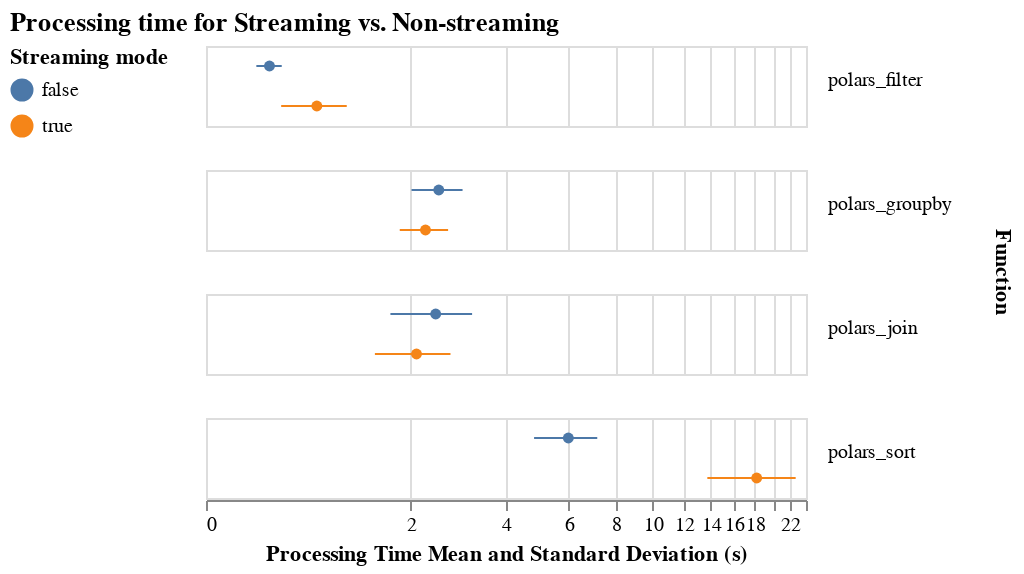

Notebook code cell kept with this figure:
### Markdown cell above
## Streaming vs non-streaming

### Code cell
plot_pretty_boxplot(
    df,
    field="streaming",
    title="Processing time for Streaming vs. Non-streaming",
    filename="streaming-vs-non-streaming.png",
    filter="gpu == false",
    legend_title="Streaming mode",
)

### Figure 1 — Vega-Lite specification as saved in the notebook (floating-point values rounded to 4 significant figures; data arrays with more than 128 entries replaced by an {"elided": "..."} marker saying what was removed)
{"usermeta": {"embedOptions": {"theme": "carbong10"}}, "config": {"view": {"continuousWidth": 300, "continuousHeight": 300}}, "data": {"name": "data-1304049c5230f028badb0b4753d260b4"}, "facet": {"row": {"field": "func", "header": {"labelAlign": "right", "labelAngle": 0, "labelBaseline": "alphabetic", "orient": "right", "titleFontWeight": "bold"}, "title": "Function", "type": "nominal"}}, "spec": {"layer": [{"mark": {"type": "point", "filled": true}, "encoding": {"color": {"field": "streaming", "legend": {"orient": "left"}, "title": "Streaming mode", "type": "nominal"}, "x": {"aggregate": "mean", "field": "duration", "scale": {"type": "symlog"}, "title": "Processing Time Mean and Standard Deviation (s)", "type": "quantitative"}, "y": {"axis": null, "field": "streaming", "type": "nominal"}}}, {"mark": {"type": "errorbar"}, "encoding": {"color": {"field": "streaming", "type": "nominal"}, "x": {"aggregate": "stdev", "field": "duration", "scale": {"type": "symlog"}, "title": "", "type": "quantitative"}, "y": {"axis": null, "field": "streaming", "type": "nominal"}}}]}, "title": {"text": "Processing time for Streaming vs. Non-streaming", "subtitle": ""}, "transform": [{"filter": "datum.gpu == false"}], "$schema": "https://vega.github.io/schema/vega-lite/v5.20.1.json", "datasets": {"data-1304049c5230f028badb0b4753d260b4": {"elided": "252 records"}}}
